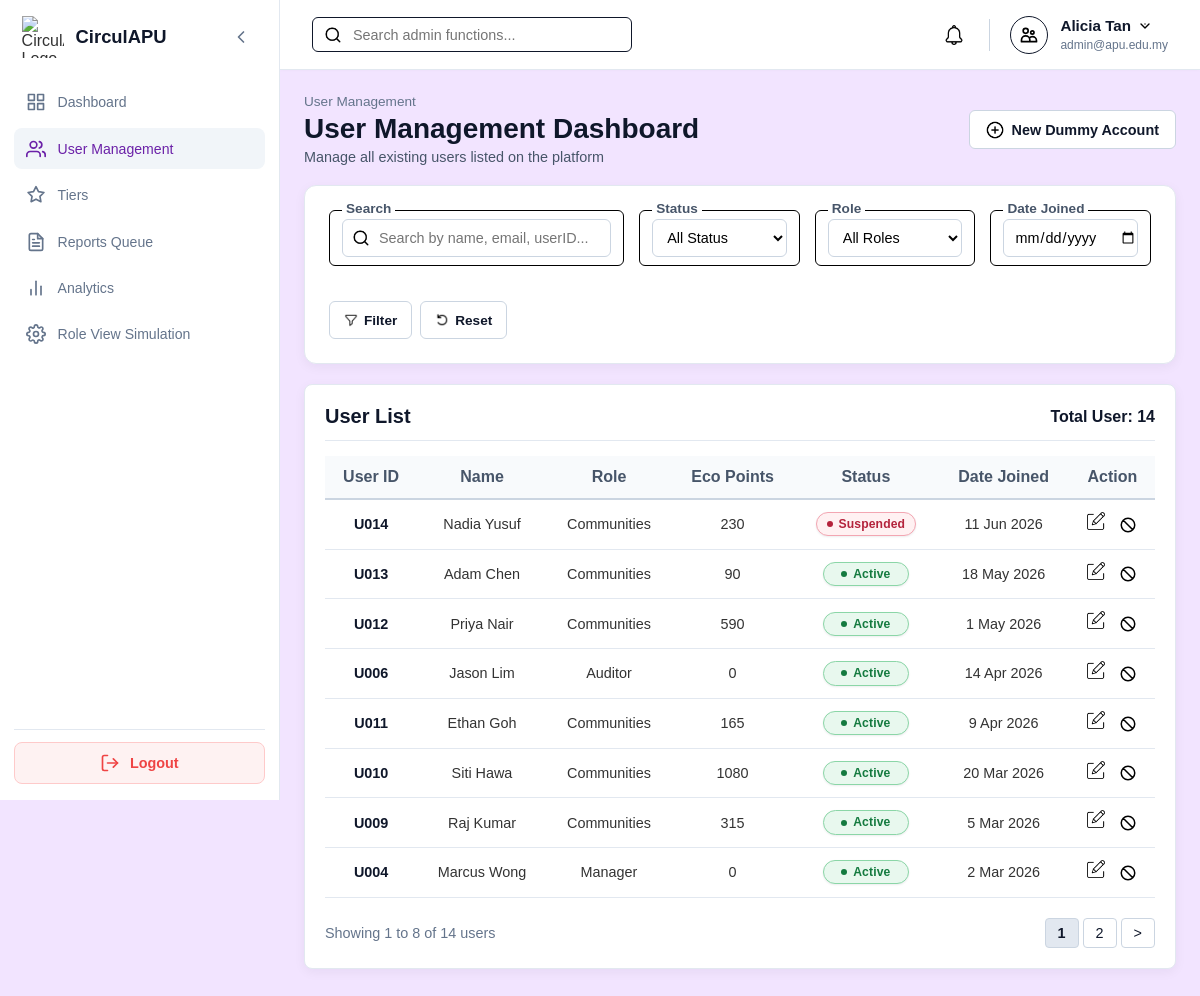
/Admin/user_management.php (signed in), run on the app's committed database.
### tables this page shows
CREATE TABLE `user` (
  `userID` varchar(10) NOT NULL,
  `name` varchar(100) NOT NULL,
  `email` varchar(100) NOT NULL,
  `password` varchar(255) NOT NULL,
  `role` enum('Member','Auditor','Manager','Admin') NOT NULL DEFAULT 'Member',
  `status` enum('Active','Suspended','Deleted') NOT NULL DEFAULT 'Active',
  `ecopoint` int(11) NOT NULL DEFAULT 0,
  `dateCreated` timestamp NOT NULL DEFAULT current_timestamp()
);

### Admin/user_management.php (the view, shortened to what this page needs)
<?php
require_once '../db.php';
$search = trim($_GET['search'] ?? '');
$status_filter = trim($_GET['status'] ?? '');
$role_filter = trim($_GET['role'] ?? '');
$date_filter = $_GET['date_joined'] ?? '';
$allowed_statuses = ['Active', 'Suspended'];
$allowed_roles = ['Admin', 'Manager', 'Auditor', 'Member'];
if (!in_array($status_filter, $allowed_statuses, true)) $status_filter = '';
if (!in_array($role_filter, $allowed_roles, true)) $role_filter = '';
$limit = 8;
$page = isset($_GET['page']) ? (int)$_GET['page'] : 1;
$sql = "SELECT * FROM user WHERE status != 'Deleted'";
$count_sql = "SELECT COUNT(*) as total FROM user WHERE status != 'Deleted'";
$params = [];
$types = "";
$stmt_count = $conn->prepare($count_sql);
$stmt_count->execute();
$total_users = $stmt_count->get_result()->fetch_assoc()['total'];
$total_pages = max(1, ceil($total_users / $limit));
$page = min($page, $total_pages);
$offset = ($page - 1) * $limit;
$sql .= " ORDER BY dateCreated DESC LIMIT ? OFFSET ?";
$params[] = $limit;
$params[] = $offset;
$types .= "ii";
$stmt = $conn->prepare($sql);
if (!empty($params)) {
    $stmt->bind_param($types, ...$params);
}
$stmt->execute();
$users_result = $stmt->get_result();
function userManagementUrl(int $target_page): string {
    global $search, $status_filter, $role_filter, $date_filter;
    $query = array_filter([
        'page' => $target_page,
        'search' => $search,
        'status' => $status_filter,
        'role' => $role_filter,
        'date_joined' => $date_filter
    ], static fn($value) => $value !== '');
    return '?' . http_build_query($query);
}
?>
<!DOCTYPE html>
<html lang="en">
<head>
    <link rel="stylesheet" href="../style.css">
    <link rel="stylesheet" href="admin_style.css">
</head>
<body class="role-admin">
    <div class="dashboard-container">
        <?php include '../sidebar.php'; ?>
        <div class="main-content">
            <?php include '../header.php'; ?>
            <main class="page-body">
                <div class="admin-page-header">
                    <div>
                        <p class="header-breadcrumb">User Management</p>
                        <h1 class="header-title">User Management Dashboard</h1>
                        <p class="header-subtitle">Manage all existing users listed on the platform</p>
                    </div>
                    <a href="create_dummy_account.php" class="btn-new-account">
                        <img src="../assets/icons/create.png" alt="Add">
                        New Dummy Account
                    </a>
                </div>
                <div class="content-card admin-filter-card">
                    <form method="GET" action="user_management.php" class="admin-filter-form">
                        <div class="field-box" style="flex: 2; min-width: 220px;">
                            <label>Search</label>
                            <div class="input-wrapper">
                                <img src="../assets/icons/search.png" alt="Search" class="search-icon">
                                <input type="text" name="search" class="filter-input" placeholder="Search by name, email, userID..." value="<?php echo htmlspecialchars($search); ?>">
                            </div>
                        </div>
                        <div class="field-box" style="flex: 1; min-width: 140px;">
                            <label>Status</label>
                            <select name="status" class="filter-select">
                                <option value="">All Status</option>
                            </select>
                        </div>
                        <div class="field-box" style="flex: 1; min-width: 140px;">
                            <label>Role</label>
                            <select name="role" class="filter-select">
                                <option value="">All Roles</option>
                            </select>
                        </div>
                        <div class="field-box" style="flex: 1; min-width: 140px;">
                            <label>Date Joined</label>
                            <input type="date" name="date_joined" class="filter-input" style="padding-left: 10px;" value="<?php echo htmlspecialchars($date_filter); ?>">
                        </div>
                        <div class="admin-filter-actions">
                            <button type="submit" class="btn-filter-submit">
                                <img src="../assets/icons/filter.png" alt="Filter"> Filter
                            </button>
                            <a href="user_management.php" class="btn-filter-reset">
                                <img src="../assets/icons/reset.png" alt="Reset"> Reset
                            </a>
                        </div>
                    </form>
                </div>
                <div class="content-card admin-table-card">
                    <div class="table-header-bar">
                        <h2>User List</h2>
                        <span class="total-count">Total User: <?php echo $total_users; ?></span>
                    </div>
                    <table class="admin-user-table">
                        <thead>
                            <tr>
                                <th>User ID</th>
                                <th>Name</th>
                                <th>Role</th>
                                <th>Eco Points</th>
                                <th>Status</th>
                                <th>Date Joined</th>
                                <th>Action</th>
                            </tr>
                        </thead>
                        <tbody>
                            <?php if ($users_result->num_rows > 0): ?>
                                <?php while ($user = $users_result->fetch_assoc()): ?>
                                    <tr>
                                        <td class="col-userid"><?php echo htmlspecialchars($user['userID']); ?></td>
                                        <td><?php echo htmlspecialchars($user['name']); ?></td>
                                        <td>
                                            <?php
                                                $role_display = $user['role'] === 'Member' ? 'Communities' : htmlspecialchars($user['role']);
                                                echo $role_display;
                                            ?>
                                        </td>
                                        <td><?php echo (int)$user['ecopoint']; ?></td>
                                        <td>
                                            <span class="status-badge <?php echo strtolower($user['status']); ?>">
                                                <?php echo htmlspecialchars($user['status']); ?>
                                            </span>
                                        </td>
                                        <td><?php echo date('j M Y', strtotime($user['dateCreated'])); ?></td>
                                        <td>
                                            <a href="admin_edit_user.php?id=<?php echo urlencode($user['userID']); ?>" title="Edit User" class="action-icon edit-icon">
                                                <img src="../assets/icons/edit.png" alt="Edit">
                                            </a>
                                            <?php if ($user['userID'] !== $_SESSION['user_id']): ?>
                                                <form method="POST" action="admin_toggle_status.php" class="inline-action-form" onsubmit="return confirm('Change this user’s status to <?php echo $user['status'] === 'Active' ? 'Suspended' : 'Active'; ?>?');">
                                                    <button type="submit" title="<?php echo $user['status'] === 'Active' ? 'Suspend User' : 'Activate User'; ?>" class="action-icon action-icon-button">
                                                        <img src="../assets/icons/ban.svg" alt="Toggle Status">
                                                    </button>
                                                </form>
                                            <?php endif; ?>
                                        </td>
                                    </tr>
                                <?php endwhile; ?>
                            <?php else: ?>
                                <tr>
                                    <td colspan="7" class="table-empty-msg">No users found matching your search criteria.</td>
                                </tr>
                            <?php endif; ?>
                        </tbody>
                    </table>
                    <div class="admin-pagination-footer">
                        <span class="pagination-info">
                            Showing <?php echo ($total_users > 0) ? $offset + 1 : 0; ?> to <?php echo min($offset + $limit, $total_users); ?> of <?php echo $total_users; ?> users
                        </span>
                        <div class="pagination-controls">
                            <?php for ($i = max(1, $page - 2); $i <= min($total_pages, $page + 2); $i++): ?>
                                <a href="<?php echo htmlspecialchars(userManagementUrl($i)); ?>" class="pagination-btn <?php echo $page == $i ? 'active' : ''; ?>"><?php echo $i; ?></a>
                            <?php endfor; ?>
                            <?php if ($page < $total_pages): ?>
                                <a href="<?php echo htmlspecialchars(userManagementUrl($page + 1)); ?>" class="pagination-btn">&gt;</a>
                            <?php endif; ?>
                        </div>
                    </div>
                </div>
            </main>
        </div>
    </div>
</body>
</html>

### style.css (style rules this page uses)
:root { --sidebar-width: 280px; --sidebar-collapsed-width: 80px; --header-height: 70px; --transition-speed: 0.3s; }
body.role-admin { --primary-color: #6b21a8; --primary-hover: #581c87; --bg-color: #f2e4ff; --card-bg: #ffffff; --badge-bg: #f3e8ff; --badge-text: #6b21a8; --border-color: #e2e8f0; }
body { --primary-color: #333333; --primary-hover: #000000; --bg-color: #f7f9fc; --card-bg: #ffffff; --badge-bg: #e0e0e0; --badge-text: #333333; --border-color: #e2e8f0; }
* { box-sizing: border-box; margin: 0; padding: 0; font-family: Arial, Helvetica, sans-serif; }
html, body { width: 100%; min-height: 100vh; background-color: var(--bg-color); color: #333333; }
.dashboard-container { display: flex; width: 100vw; min-height: 100vh; position: relative; background-color: var(--bg-color); }
.main-content { margin-left: var(--sidebar-width); width: calc(100vw - var(--sidebar-width)); min-height: 100vh; display: flex; flex-direction: column; flex-grow: 1; transition: margin-left var(--transition-speed) ease-in-out, width var(--transition-speed) ease-in-out; }
.page-body { padding: 1.5rem; flex-grow: 1; width: 100%; }
.content-card { min-width: 0; margin-bottom: 30px; padding: 24px; background-color: var(--card-bg); border: 1px solid var(--border-color); border-radius: 12px; box-shadow: 0 3px 12px rgba(15, 23, 42, 0.05); }
.field-box { position: relative; border: 1px solid #000000; border-radius: 6px; padding: 8px 12px; margin-bottom: 20px; background-color: #ffffff; }
.field-box label { position: absolute; top: -10px; left: 12px; background: #ffffff; padding: 0 4px; font-size: 0.85rem; color: #000000; }
.field-box input { width: 100%; border: none; outline: none; font-size: 1rem; padding: 6px 0; background: transparent; }
.input-wrapper { position: relative; display: flex; align-items: center; }
.input-wrapper input { width: 100%; padding: 12px 12px 12px 40px; border: 1px solid #000; border-radius: 6px; font-size: 1rem; outline: none; }

### data on the page
user: userID "U014", name "Nadia Yusuf", role "Communities", ecopoint "230", status "Suspended", dateCreated "11 Jun 2026"
user: userID "U013", name "Adam Chen", role "Communities", ecopoint "90", status "Active", dateCreated "18 May 2026"
user: userID "U012", name "Priya Nair", role "Communities", ecopoint "590", status "Active", dateCreated "1 May 2026"
user: userID "U006", name "Jason Lim", role "Auditor", ecopoint "0", status "Active", dateCreated "14 Apr 2026"
user: userID "U011", name "Ethan Goh", role "Communities", ecopoint "165", status "Active", dateCreated "9 Apr 2026"
user: userID "U010", name "Siti Hawa", role "Communities", ecopoint "1080", status "Active", dateCreated "20 Mar 2026"
user: userID "U009", name "Raj Kumar", role "Communities", ecopoint "315", status "Active", dateCreated "5 Mar 2026"
user: userID "U004", name "Marcus Wong", role "Manager", ecopoint "0", status "Active", dateCreated "2 Mar 2026"

### other printed values
$user_name "Alicia Tan"
$user_email "admin@apu.edu.my"
$total_users "14"
$offset + 1 "1"
min($offset + $limit, $total_users) "8"
